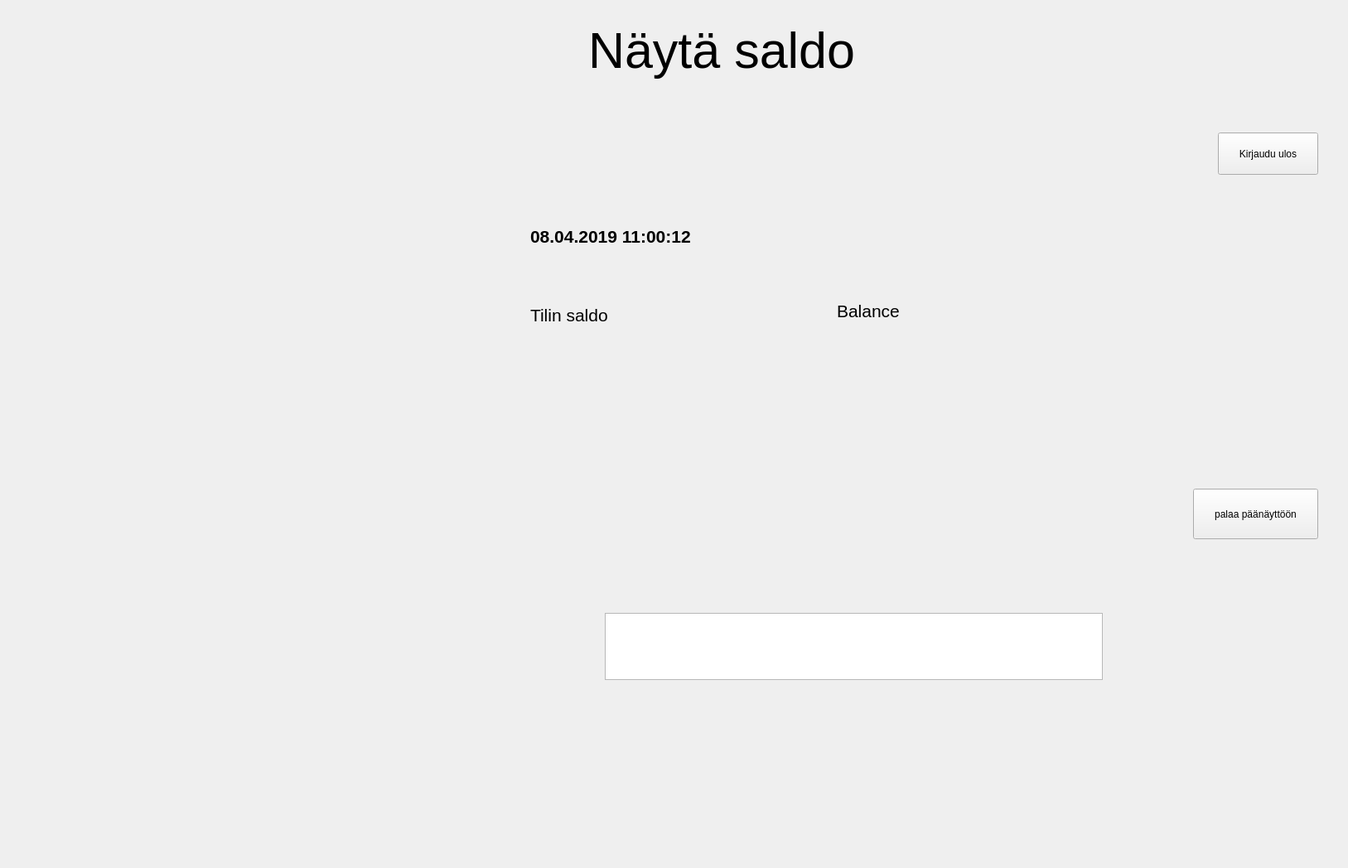
<?xml version="1.0" encoding="UTF-8"?>
<ui version="4.0">
 <class>Balance</class>
 <widget class="QWidget" name="Balance">
  <property name="geometry">
   <rect>
    <x>0</x>
    <y>0</y>
    <width>1627</width>
    <height>1048</height>
   </rect>
  </property>
  <property name="windowTitle">
   <string>Form</string>
  </property>
  <widget class="QTableView" name="tableViewBalance">
   <property name="geometry">
    <rect>
     <x>730</x>
     <y>740</y>
     <width>601</width>
     <height>81</height>
    </rect>
   </property>
  </widget>
  <widget class="QPushButton" name="buttonLogout">
   <property name="geometry">
    <rect>
     <x>1470</x>
     <y>160</y>
     <width>121</width>
     <height>51</height>
    </rect>
   </property>
   <property name="text">
    <string>Kirjaudu ulos</string>
   </property>
  </widget>
  <widget class="QPushButton" name="buttonReturnMain">
   <property name="geometry">
    <rect>
     <x>1440</x>
     <y>590</y>
     <width>151</width>
     <height>61</height>
    </rect>
   </property>
   <property name="text">
    <string>palaa päänäyttöön</string>
   </property>
  </widget>
  <widget class="QLabel" name="labelBalanceDate">
   <property name="geometry">
    <rect>
     <x>640</x>
     <y>260</y>
     <width>311</width>
     <height>51</height>
    </rect>
   </property>
   <property name="font">
    <font>
     <pointsize>16</pointsize>
     <weight>75</weight>
     <bold>true</bold>
    </font>
   </property>
   <property name="text">
    <string>08.04.2019 11:00:12 </string>
   </property>
  </widget>
  <widget class="QLabel" name="labelBalance">
   <property name="geometry">
    <rect>
     <x>710</x>
     <y>20</y>
     <width>501</width>
     <height>81</height>
    </rect>
   </property>
   <property name="font">
    <font>
     <pointsize>46</pointsize>
    </font>
   </property>
   <property name="text">
    <string>Näytä saldo</string>
   </property>
  </widget>
  <widget class="QLabel" name="label_3">
   <property name="geometry">
    <rect>
     <x>640</x>
     <y>360</y>
     <width>201</width>
     <height>41</height>
    </rect>
   </property>
   <property name="font">
    <font>
     <pointsize>16</pointsize>
    </font>
   </property>
   <property name="text">
    <string>Tilin saldo</string>
   </property>
  </widget>
  <widget class="QLabel" name="labelShowBalance">
   <property name="geometry">
    <rect>
     <x>1010</x>
     <y>360</y>
     <width>181</width>
     <height>31</height>
    </rect>
   </property>
   <property name="font">
    <font>
     <pointsize>16</pointsize>
    </font>
   </property>
   <property name="text">
    <string>Balance</string>
   </property>
  </widget>
 </widget>
 <resources/>
 <connections/>
</ui>
